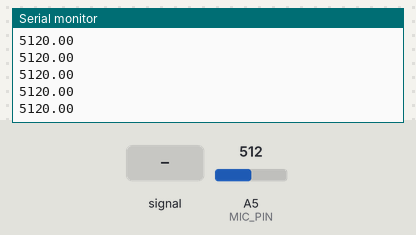
Simulated run of this sketch. Board: Arduino Uno, built with avr-gcc and run on an emulated ATmega328P. On the bench: the last lines printed to the serial monitor. The inputs (shaded band) are chosen by the test bench; at power-on: A5 (MIC_PIN) = 512.

Above: at 1.2 s.
1.3 s: A5 (MIC_PIN) fed a 200 Hz sine of ±81 counts around its level
At 2.1 s:
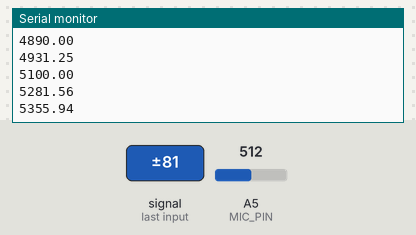
2.8 s: A5 (MIC_PIN) set to 716
At 3.9 s:
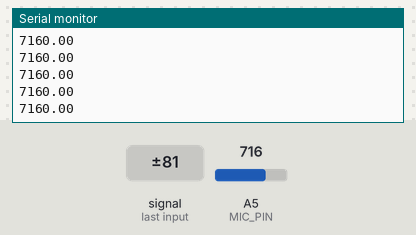
4.3 s: A5 (MIC_PIN) fed a 1000 Hz sine of ±255 counts around its level
5.8 s: A5 (MIC_PIN) set to 900
At 6.4 s:
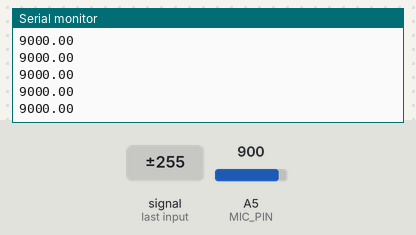
Timing chart, 0 to 8.3 s (numbered marks = the images above; inputs shaded):
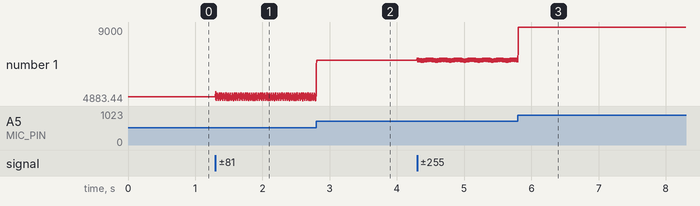

Measured:
- after the input at 1.3 s, the serial monitor: prints a new line at once (image 1)
- plotted number 1: 5120 → 5231.87 after the input at 1.3 s

The sketch:

mic.ino
```cpp
#define MIC_PIN A5

#define AVG_LEN 32

void setup() {
    Serial.begin(115200);
}

void loop() {
    double d = 0;
    for (int i = 0; i < AVG_LEN; i++) {
        d += analogRead(MIC_PIN);
    }
    Serial.println(10 * d / AVG_LEN);
}
```
